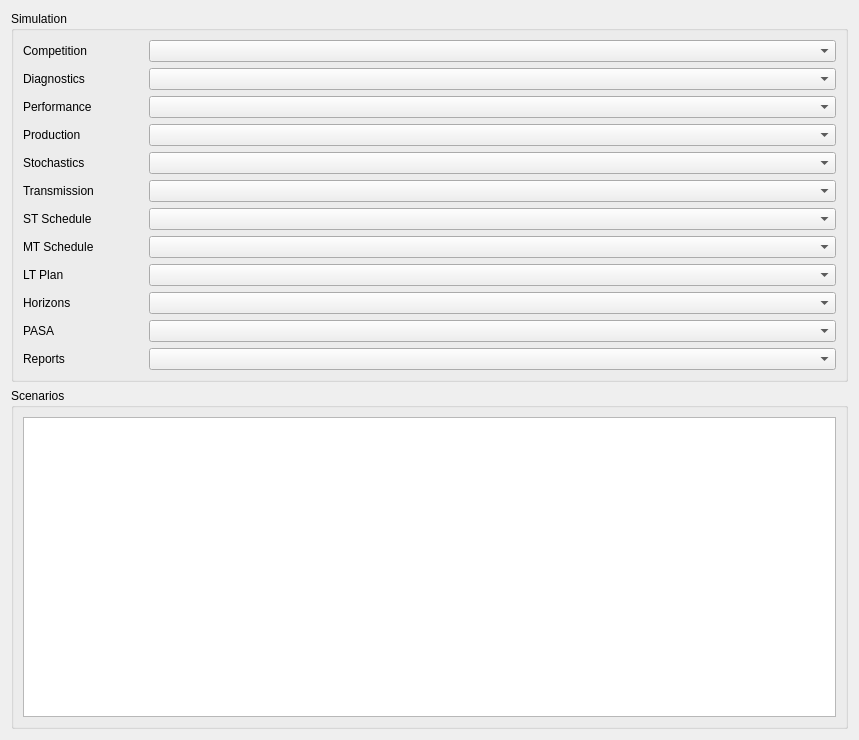
<?xml version="1.0" encoding="UTF-8"?>
<ui version="4.0">
 <class>ModelScreen</class>
 <widget class="QDialog" name="ModelScreen">
  <property name="geometry">
   <rect>
    <x>0</x>
    <y>0</y>
    <width>859</width>
    <height>740</height>
   </rect>
  </property>
  <property name="windowTitle">
   <string>Dialog</string>
  </property>
  <layout class="QVBoxLayout" name="verticalLayout_2" stretch="0,0">
   <item>
    <widget class="QGroupBox" name="simulation_groupBox">
     <property name="title">
      <string>Simulation</string>
     </property>
     <layout class="QGridLayout" name="gridLayout_2" columnstretch="0,1" columnminimumwidth="120,0">
      <item row="3" column="1">
       <widget class="QComboBox" name="production_comboBox"/>
      </item>
      <item row="7" column="1">
       <widget class="QComboBox" name="mtschedule_comboBox"/>
      </item>
      <item row="9" column="1">
       <widget class="QComboBox" name="horizons_comboBox"/>
      </item>
      <item row="8" column="1">
       <widget class="QComboBox" name="ltplan_comboBox"/>
      </item>
      <item row="6" column="0">
       <widget class="QLabel" name="stschedule_label">
        <property name="text">
         <string>ST Schedule</string>
        </property>
       </widget>
      </item>
      <item row="7" column="0">
       <widget class="QLabel" name="mtschedule_label">
        <property name="text">
         <string>MT Schedule</string>
        </property>
       </widget>
      </item>
      <item row="10" column="1">
       <widget class="QComboBox" name="pasa_comboBox"/>
      </item>
      <item row="0" column="0">
       <widget class="QLabel" name="competition_label">
        <property name="text">
         <string>Competition</string>
        </property>
       </widget>
      </item>
      <item row="0" column="1">
       <widget class="QComboBox" name="competition_comboBox"/>
      </item>
      <item row="1" column="0">
       <widget class="QLabel" name="diagnostics_label">
        <property name="text">
         <string>Diagnostics</string>
        </property>
       </widget>
      </item>
      <item row="4" column="0">
       <widget class="QLabel" name="stochastics_label">
        <property name="text">
         <string>Stochastics</string>
        </property>
       </widget>
      </item>
      <item row="8" column="0">
       <widget class="QLabel" name="ltplan_label">
        <property name="text">
         <string>LT Plan</string>
        </property>
       </widget>
      </item>
      <item row="5" column="0">
       <widget class="QLabel" name="transmission_label">
        <property name="text">
         <string>Transmission</string>
        </property>
       </widget>
      </item>
      <item row="3" column="0">
       <widget class="QLabel" name="production_label">
        <property name="text">
         <string>Production</string>
        </property>
       </widget>
      </item>
      <item row="2" column="0">
       <widget class="QLabel" name="performance_label">
        <property name="text">
         <string>Performance</string>
        </property>
       </widget>
      </item>
      <item row="1" column="1">
       <widget class="QComboBox" name="diagnostics_comboBox"/>
      </item>
      <item row="5" column="1">
       <widget class="QComboBox" name="transmission_comboBox"/>
      </item>
      <item row="11" column="0">
       <widget class="QLabel" name="reports_label">
        <property name="text">
         <string>Reports</string>
        </property>
       </widget>
      </item>
      <item row="6" column="1">
       <widget class="QComboBox" name="stschedule_comboBox"/>
      </item>
      <item row="2" column="1">
       <widget class="QComboBox" name="performance_comboBox"/>
      </item>
      <item row="10" column="0">
       <widget class="QLabel" name="pasa_label">
        <property name="text">
         <string>PASA</string>
        </property>
       </widget>
      </item>
      <item row="4" column="1">
       <widget class="QComboBox" name="stochastics_comboBox"/>
      </item>
      <item row="9" column="0">
       <widget class="QLabel" name="horizons_label">
        <property name="text">
         <string>Horizons</string>
        </property>
       </widget>
      </item>
      <item row="11" column="1">
       <widget class="QComboBox" name="reports_comboBox"/>
      </item>
     </layout>
    </widget>
   </item>
   <item>
    <widget class="QGroupBox" name="scenarios_groupBox">
     <property name="title">
      <string>Scenarios</string>
     </property>
     <layout class="QVBoxLayout" name="verticalLayout">
      <item>
       <widget class="QTableWidget" name="scenarios_tableWIdget"/>
      </item>
     </layout>
    </widget>
   </item>
  </layout>
 </widget>
 <resources/>
 <connections/>
</ui>
